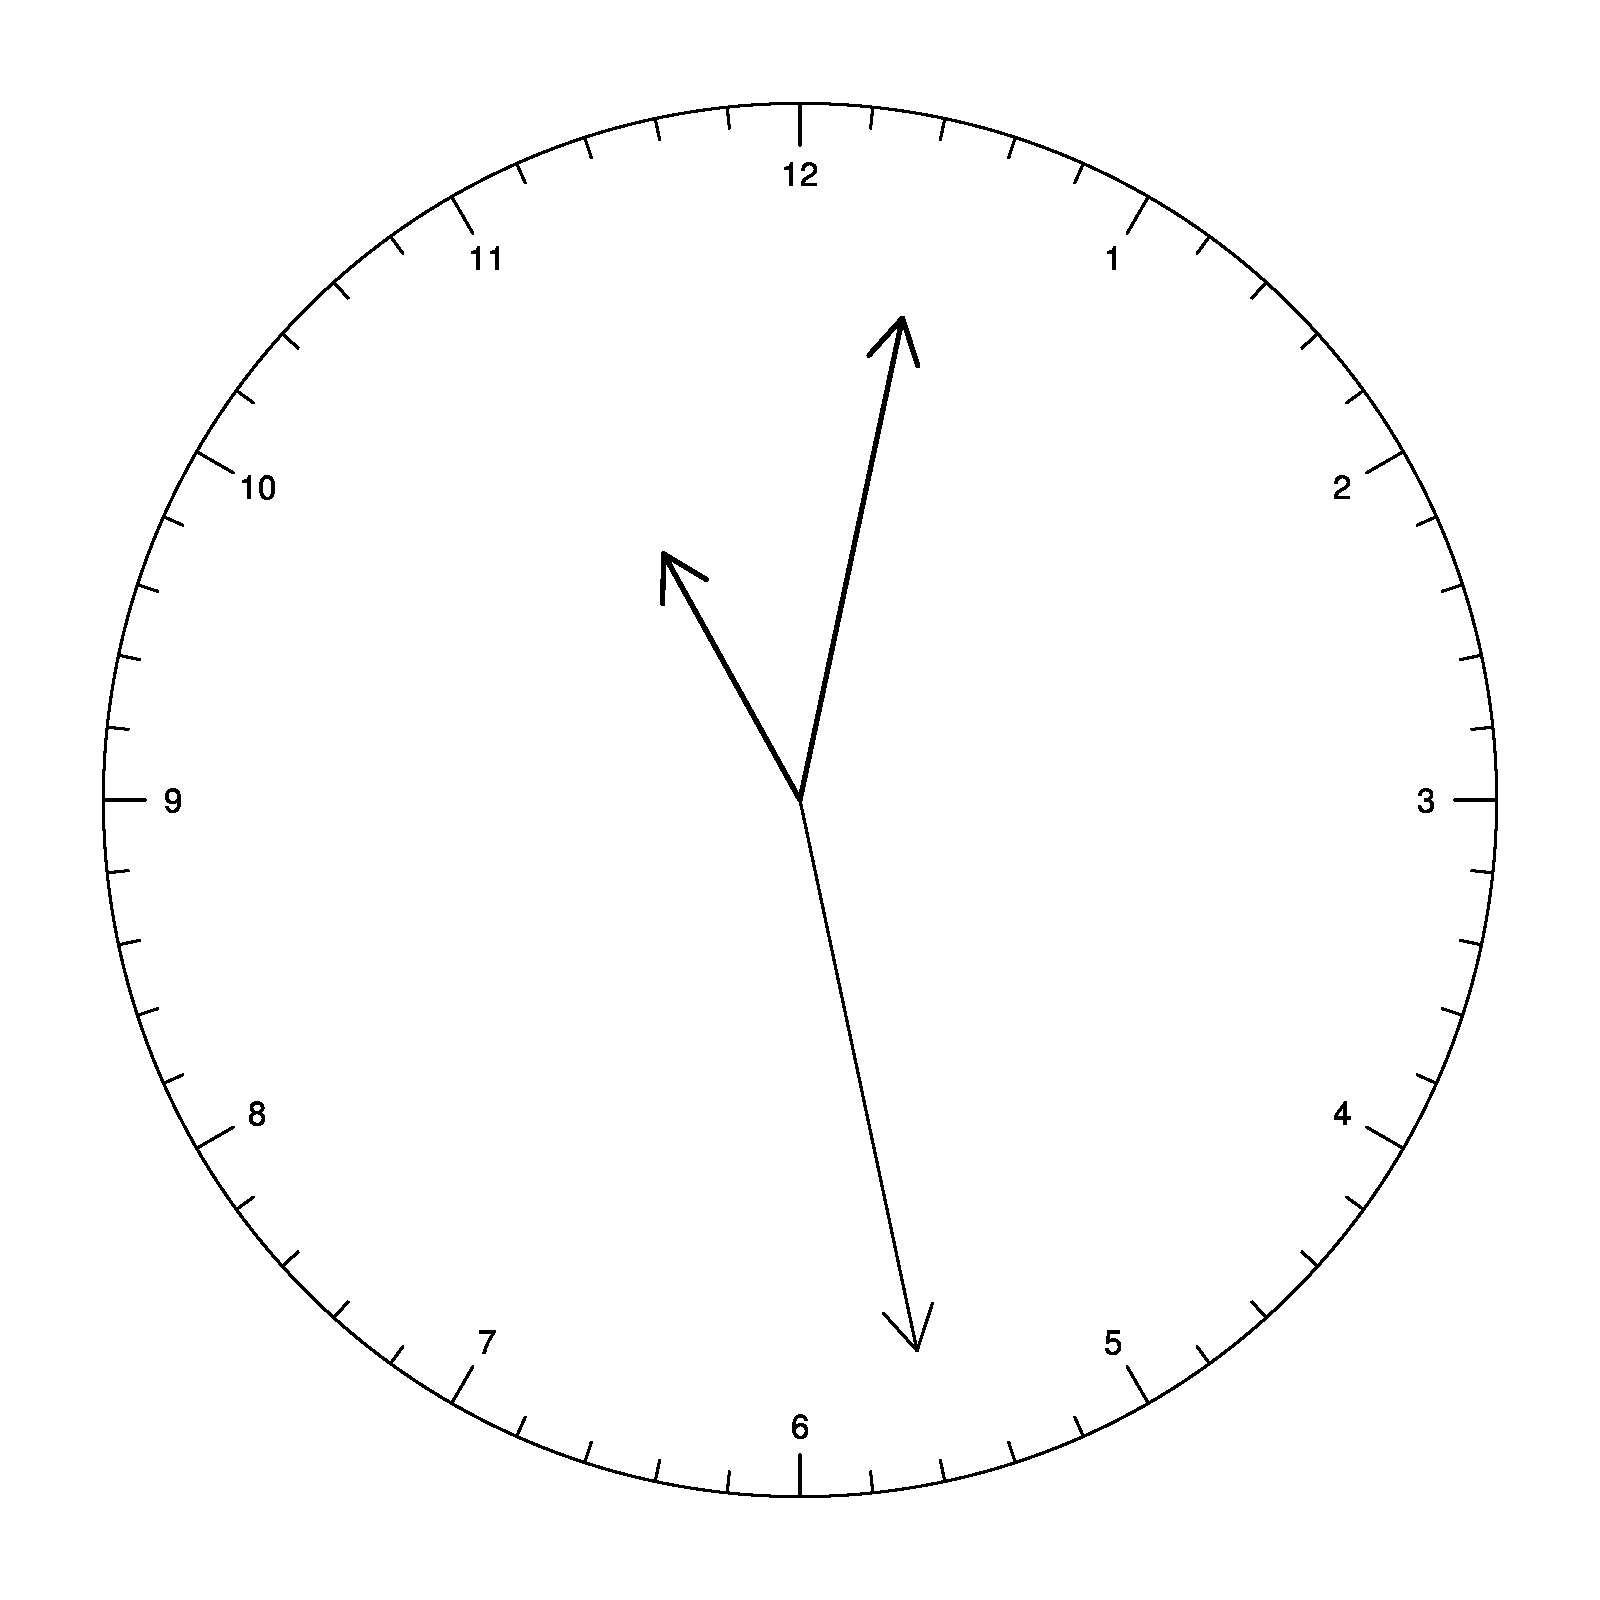

This chart was generated by the following R code:
library(circlize)

factors = letters[1]
par(mar = c(1, 1, 1, 1))

circos.par("gap.degree" = 0, "cell.padding" = c(0, 0, 0, 0), "start.degree" = 90)
circos.initialize(factors = factors, xlim = c(0, 12))
circos.trackPlotRegion(factors = factors, ylim = c(0, 1), bg.border = NA)
circos.axis(sector.index = "a", major.at = 0:12, labels = "", direction = "inside", 
    labels.cex = 1.5, major.tick.percentage = 0.3)
circos.text(1:12, rep(0.5, 12), 1:12, facing = "downward")
     
current.time = as.POSIXlt(Sys.time())
sec = ceiling(current.time$sec)
min = current.time$min
hour = current.time$hour
     
sec.degree = 90 - sec/60 * 360
arrows(0, 0, cos(sec.degree/180*pi)*0.8, sin(sec.degree/180*pi)*0.8)
     
min.degree = 90 - min/60 * 360
arrows(0, 0, cos(min.degree/180*pi)*0.7, sin(min.degree/180*pi)*0.7,
         lwd = 2)   
     
hour.degree = 90 - hour/12 * 360 - min/60 * 360/12
arrows(0, 0, cos(hour.degree/180*pi)*0.4, sin(hour.degree/180*pi)*0.4, lwd = 2)
     
circos.clear()

#===========================================
#        real time clock
#=========================================== 

if(0) {
factors = letters[1]
par(mar = c(1, 1, 1, 1))

circos.par("gap.degree" = 0, "cell.padding" = c(0, 0, 0, 0), "start.degree" = 90)
circos.initialize(factors = factors, xlim = c(0, 12))
circos.trackPlotRegion(factors = factors, ylim = c(0, 1), bg.border = NA)
circos.axis(sector.index = "a", major.at = 0:12, labels = "",
    direction = "inside", major.tick.percentage = 0.3)
circos.text(1:12, rep(0.5, 12), 1:12, facing = "downward")

while(1) {
    current.time = as.POSIXlt(Sys.time())
    sec = ceiling(current.time$sec)
    min = current.time$min
    hour = current.time$hour
	
	# erase the clock hands
    draw.sector(rou1 = 0.8, border = "white", col = "white")

    sec.degree = 90 - sec/60 * 360
    arrows(0, 0, cos(sec.degree/180*pi)*0.8, sin(sec.degree/180*pi)*0.8)

    min.degree = 90 - min/60 * 360
    arrows(0, 0, cos(min.degree/180*pi)*0.7, sin(min.degree/180*pi)*0.7, lwd = 2)   

    hour.degree = 90 - hour/12 * 360 - min/60 * 360/12
    arrows(0, 0, cos(hour.degree/180*pi)*0.4, sin(hour.degree/180*pi)*0.4, lwd = 2)

    
    Sys.sleep(1)
}
circos.clear()

}
